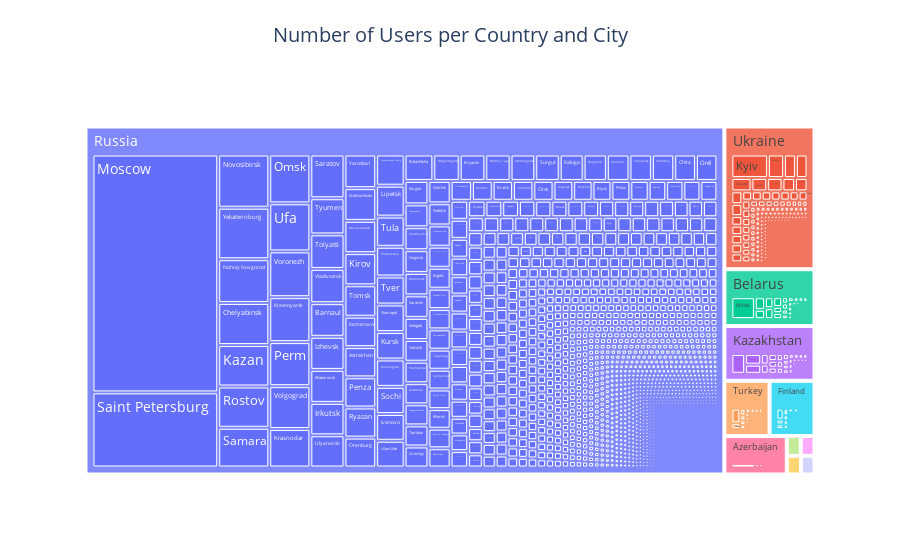

Notebook cell for this chart:
### Code cell
# Подсчитываем количество пользователей для каждой страны и города
country_city_counts = user_data.groupby(['country', 'city']).size().reset_index(name='count')

fig = px.treemap(country_city_counts, path=['country', 'city'], values='count', title='Number of Users per Country and City')

# Настройка внешнего вида графика
fig.update_layout(
    title={
        'text': "Number of Users per Country and City",
        'y': 0.95,
        'x': 0.5,
        'xanchor': 'center',
        'yanchor': 'top'},
    font=dict(size=14)
)

fig.show()

### Figure 1 — Plotly figure (JSON) as saved in the notebook; plotly's stock layout.template omitted (floating-point values rounded to 4 significant figures; data arrays with more than 128 entries replaced by an {"elided": "..."} marker saying what was removed)
{"data": [{"branchvalues": "total", "domain": {"x": [0, 1], "y": [0, 1]}, "hovertemplate": "labels=%{label}<br>count=%{value}<br>parent=%{parent}<br>id=%{id}<extra></extra>", "ids": {"elided": "3936 str values"}, "labels": {"elided": "3936 str values"}, "name": "", "parents": {"elided": "3936 str values"}, "type": "treemap", "values": {"elided": "3936 int values"}}], "layout": {"font": {"size": 14}, "legend": {"tracegroupgap": 0}, "title": {"text": "Number of Users per Country and City", "x": 0.5, "xanchor": "center", "y": 0.95, "yanchor": "top"}}}
